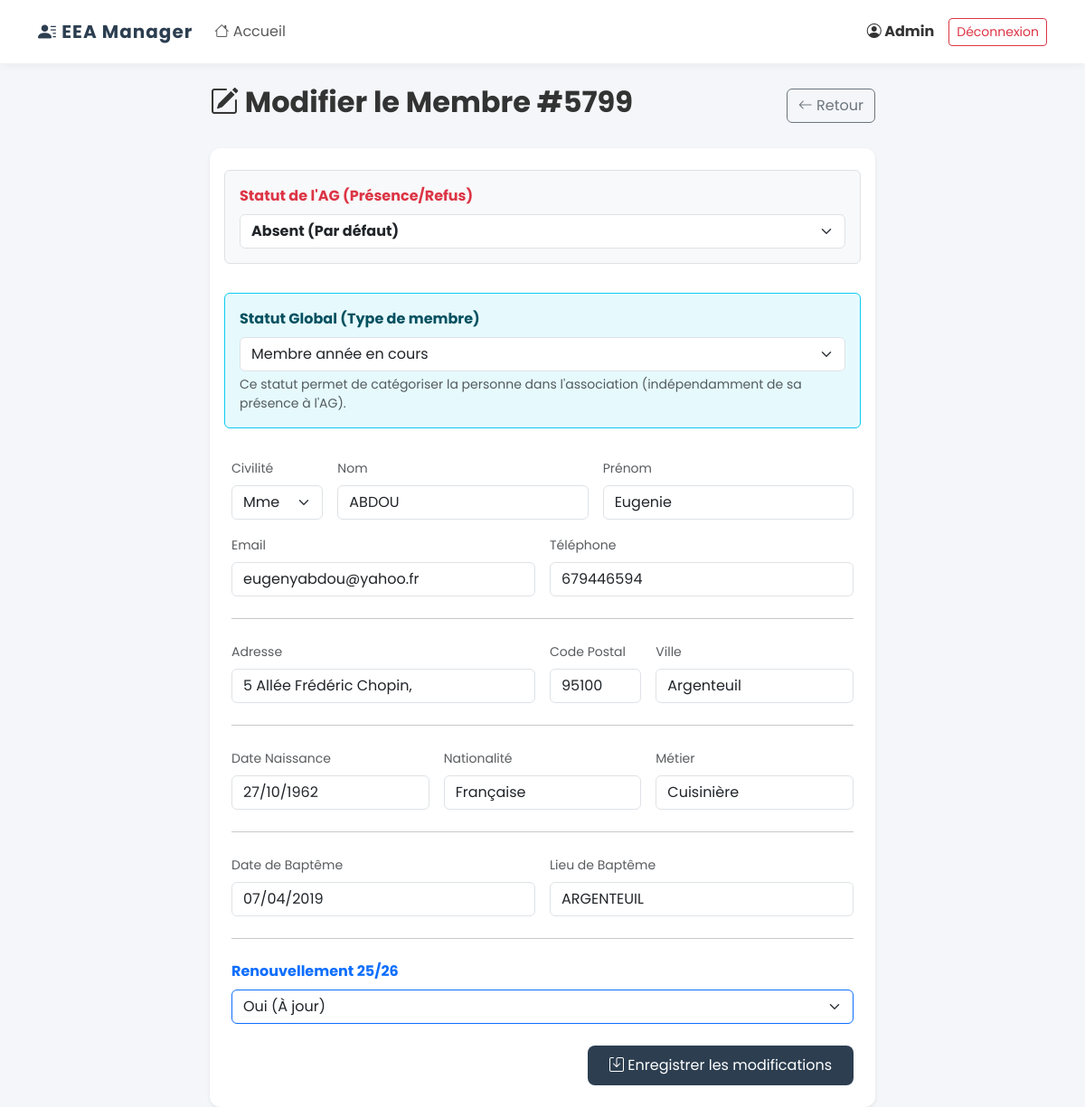
The app's page /admin/edit/5799 (signed in) with its own data.
### app/models.py (models this page shows)
class Member(db.Model):
    __tablename__ = 'members'
    id = db.Column(db.Integer, primary_key=True)
    nom = db.Column(db.String(100))
    prenom = db.Column(db.String(100))
    email = db.Column(db.String(120))
    telephone = db.Column(db.String(20))
    renouvellement = db.Column(db.String(10)) # 'Oui' ou 'Non'
    is_present = db.Column(db.Boolean, default=False)
    is_refused = db.Column(db.Boolean, default=False)
    check_in_time = db.Column(db.String(20)) # Heure format HH:MM:SS
    adresse = db.Column(db.String(200))
    code_postal = db.Column(db.String(20))
    ville = db.Column(db.String(100))
    date_naissance = db.Column(db.String(20))
    civilite = db.Column(db.String(20))
    nationalite = db.Column(db.String(50))
    metier = db.Column(db.String(100))
    date_bapteme = db.Column(db.String(50))
    lieu_bapteme = db.Column(db.String(100))
    statut_membre = db.Column(db.String(50), default="Membre année en cours")
    qr_code_token = db.Column(db.String(100), unique=True)

### app/routes/admin.py (the view, shortened to what this page needs)
@bp.route('/edit/<int:member_id>', methods=['GET', 'POST'])
@admin_required
def edit_member(member_id):
    m = Member.query.get_or_404(member_id)
    return render_template('admin/edit_member.html', m=m)

### app/routes/admin.py (called while the page is built)
def admin_required(f):
    @wraps(f)
    def decorated_function(*args, **kwargs):
        if 'user_id' not in session or session.get('role') != 'admin':
            flash("Accès non autorisé.", "danger")
            return redirect(url_for('portal.index'))
        return f(*args, **kwargs)
    return decorated_function

### app/templates/admin/edit_member.html (shortened to what this page needs)
{% extends "base.html" %}
{% block content %}
<div class="row justify-content-center">
    <div class="col-lg-8">
        <div class="d-flex justify-content-between align-items-center mb-4">
            <h2 class="fw-bold"><i class="bi bi-pencil-square"></i> Modifier le Membre #{{ m.id }}</h2>
            <a href="{{ url_for('admin.members_dashboard') }}" class="btn btn-outline-secondary"><i
                    class="bi bi-arrow-left"></i> Retour</a>
        </div>
        <div class="card shadow-sm">
            <div class="card-body p-4">
                <form method="POST">
                    <div class="row g-3">
                        <div class="col-12 bg-light p-3 rounded mb-3 border">
                            <label class="form-label fw-bold text-danger">Statut de l'AG (Présence/Refus)</label>
                            <select name="statut_ag" class="form-select fw-bold">
                                <option value="absent" {% if not m.is_present and not m.is_refused %}selected{% endif
                                    %}>Absent (Par défaut)</option>
                            </select>
                        </div>
                        <div class="col-12 bg-info bg-opacity-10 p-3 rounded mb-3 border border-info">
                            <label class="form-label fw-bold text-info-emphasis">Statut Global (Type de membre)</label>
                            <select name="statut_membre" class="form-select">
                                <option value="Membre année en cours" {% if m.statut_membre=='Membre année en cours'
                                    %}selected{% endif %}>Membre année en cours</option>
                            </select>
                            <div class="form-text">Ce statut permet de catégoriser la personne dans l'association
                                (indépendamment de sa présence à l'AG).</div>
                        </div>
                        <div class="col-md-2">
                            <label class="form-label small text-muted">Civilité</label>
                            <select name="civilite" class="form-select">
                                <option value="Madame" {% if m.civilite=='Madame' %}selected{% endif %}>Mme</option>
                            </select>
                        </div>
                        <div class="col-md-5">
                            <label class="form-label small text-muted">Nom</label>
                            <input type="text" name="nom" class="form-control" value="{{ m.nom }}" required>
                        </div>
                        <div class="col-md-5">
                            <label class="form-label small text-muted">Prénom</label>
                            <input type="text" name="prenom" class="form-control" value="{{ m.prenom }}" required>
                        </div>
                        <div class="col-md-6">
                            <label class="form-label small text-muted">Email</label>
                            <input type="email" name="email" class="form-control" value="{{ m.email }}">
                        </div>
                        <div class="col-md-6">
                            <label class="form-label small text-muted">Téléphone</label>
                            <input type="text" name="telephone" class="form-control" value="{{ m.telephone }}">
                        </div>
                        <div class="col-12">
                            <hr class="my-2">
                        </div>
                        <div class="col-md-6">
                            <label class="form-label small text-muted">Adresse</label>
                            <input type="text" name="adresse" class="form-control" value="{{ m.adresse }}">
                        </div>
                        <div class="col-md-2">
                            <label class="form-label small text-muted">Code Postal</label>
                            <input type="text" name="code_postal" class="form-control" value="{{ m.code_postal }}">
                        </div>
                        <div class="col-md-4">
                            <label class="form-label small text-muted">Ville</label>
                            <input type="text" name="ville" class="form-control" value="{{ m.ville }}">
                        </div>
                        <div class="col-12">
                            <hr class="my-2">
                        </div>
                        <div class="col-md-4">
                            <label class="form-label small text-muted">Date Naissance</label>
                            <input type="text" name="date_naissance" class="form-control" value="{{ m.date_naissance }}"
                                placeholder="JJ/MM/AAAA">
                        </div>
                        <div class="col-md-4">
                            <label class="form-label small text-muted">Nationalité</label>
                            <input type="text" name="nationalite" class="form-control" value="{{ m.nationalite }}">
                        </div>
                        <div class="col-md-4">
                            <label class="form-label small text-muted">Métier</label>
                            <input type="text" name="metier" class="form-control" value="{{ m.metier }}">
                        </div>
                        <div class="col-12">
                            <hr class="my-2">
                        </div>
                        <div class="col-md-6">
                            <label class="form-label small text-muted">Date de Baptême</label>
                            <input type="text" name="date_bapteme" class="form-control" value="{{ m.date_bapteme }}"
                                placeholder="JJ/MM/AAAA">
                        </div>
                        <div class="col-md-6">
                            <label class="form-label small text-muted">Lieu de Baptême</label>
                            <input type="text" name="lieu_bapteme" class="form-control" value="{{ m.lieu_bapteme }}"
                                placeholder="Église, Ville...">
                        </div>
                        <div class="col-12">
                            <hr class="my-2">
                        </div>
                        <div class="col-md-12">
                            <label class="form-label fw-bold text-primary">Renouvellement 25/26</label>
                            <select name="renouvellement" class="form-select border-primary">
                                <option value="Oui" {% if m.renouvellement=='Oui' %}selected{% endif %}>Oui (À jour)
                                </option>
                            </select>
                        </div>
                        <div class="col-12 mt-4 text-end">
                            <button type="submit" class="btn btn-primary px-4"><i class="bi bi-save"></i> Enregistrer
                                les modifications</button>
                        </div>
                    </div>
                </form>
            </div>
        </div>
    </div>
</div>
{% endblock %}

### app/templates/base.html (style rules this page uses)
:root { --primary-color: #2c3e50; --accent-color: #3498db; --success-color: #2ecc71; --danger-color: #e74c3c; --bg-color: #f4f6f9; }
body { font-family: 'Poppins', sans-serif; background-color: var(--bg-color); color: #333; }
.card { border: none; border-radius: 12px; box-shadow: 0 4px 15px rgba(0, 0, 0, 0.03); }
.btn-primary { background-color: var(--primary-color); border: none; padding: 10px 20px; border-radius: 8px; }

### records on screen
Member: id "5799", statut_ag "Absent (Par défaut)", statut_membre "Membre année en cours", civilite "Mme", nom "ABDOU", prenom "Eugenie", email "eugenyabdou@yahoo.fr", telephone "679446594", adresse "5 Allée Frédéric Chopin,", code_postal "95100", ville "Argenteuil", date_naissance "27/10/1962", nationalite "Française", metier "Cuisinière", date_bapteme "07/04/2019", lieu_bapteme "ARGENTEUIL", renouvellement "Oui (À jour)"

### other values on screen
{{ session.get('username')|capitalize }} "Admin"
